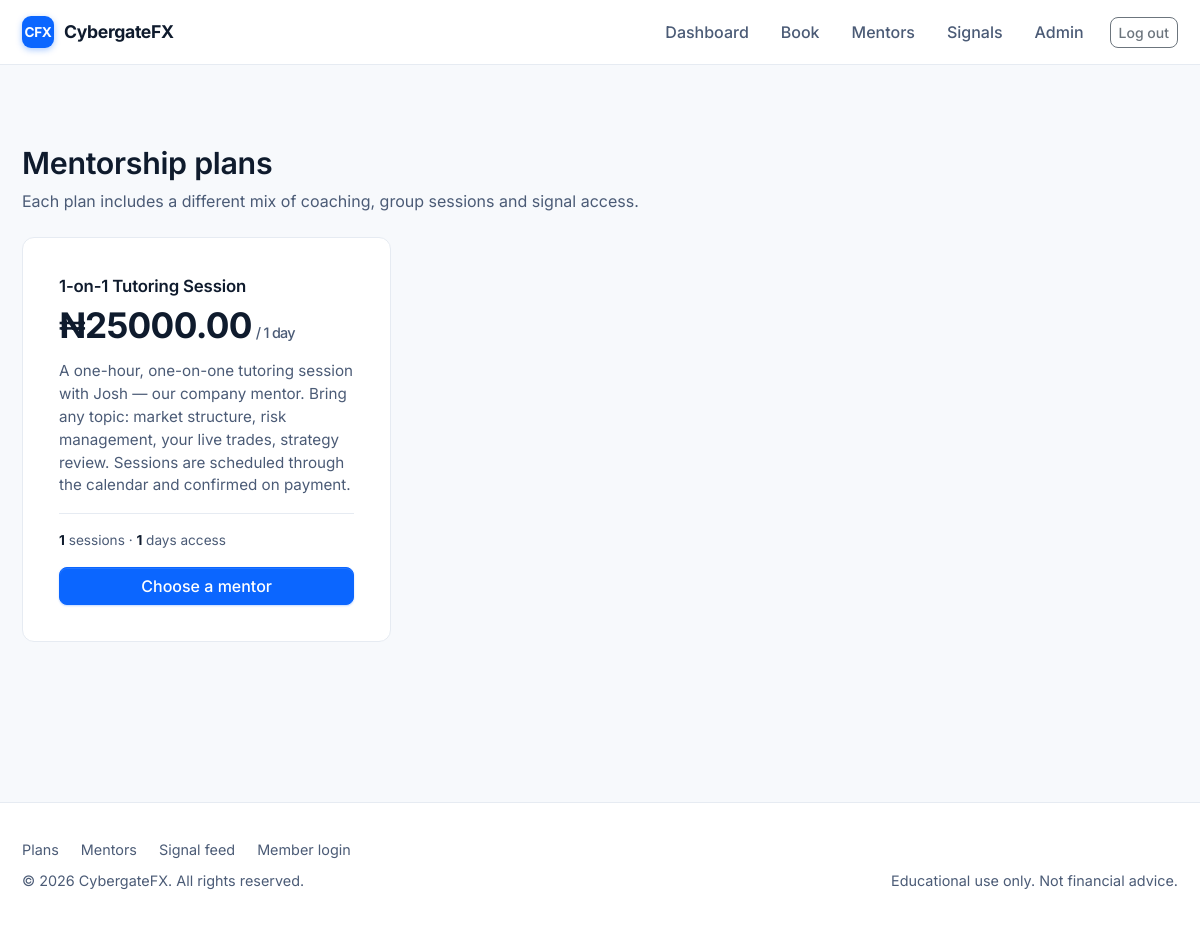
The app's page /plans/ (signed in) with its own data.
### mentors/models.py (models this page shows, shortened)
class MentorshipPlan(models.Model):
    name = models.CharField(max_length=80)
    price = models.DecimalField(max_digits=8, decimal_places=2)
    description = models.TextField()
    duration_days = models.PositiveIntegerField(
        help_text='How many days the plan is valid after purchase.'
    )
    sessions_included = models.PositiveIntegerField(
        default=0,
        help_text='Number of mentoring sessions included (0 for signal-only plans).'
    )
    class Meta:
        ordering = ['price']

### mentors/views.py (the view)
# urls.py: path('plans/', PlanListView.as_view(), name='plans'),
class PlanListView(ListView):
    model = MentorshipPlan
    template_name = 'mentors/plans.html'
    context_object_name = 'plans'

### templates/mentors/plans.html (shortened to what this page needs)
{% extends 'base.html' %}
{% block content %}
<section class="cfx-section">
  <div class="container">
    <div class="cfx-page-head">
      <div>
        <h2>Mentorship plans</h2>
        <p class="head-sub">Each plan includes a different mix of coaching, group sessions and signal access.</p>
      </div>
    </div>
    <div class="row g-4">
      {% for plan in plans %}
        <div class="col-md-6 col-lg-4">
          <div class="cfx-plan-card">
            <div class="plan-name">{{ plan.name }}</div>
            <div class="plan-price">
              ₦{{ plan.price }}<small>/ {{ plan.duration_days }} day{{ plan.duration_days|pluralize }}</small>
            </div>
            <p class="plan-desc">{{ plan.description }}</p>
            <div class="plan-meta">
              <strong>{{ plan.sessions_included }}</strong> sessions &middot;
              <strong>{{ plan.duration_days }}</strong> days access
            </div>
            {% if user.is_authenticated %}
              <a href="{% url 'mentors:mentor_list' %}" class="btn btn-primary w-100 plan-cta">Choose a mentor</a>
            {% else %}
              <a href="{% url 'accounts:signup' %}" class="btn btn-primary w-100 plan-cta">Sign up to start</a>
            {% endif %}
          </div>
        </div>
      {% empty %}
        <p class="text-muted">No plans available yet.</p>
      {% endfor %}
    </div>
  </div>
</section>
{% endblock %}

### static/css/site.css (style rules this page uses)
:root { --brand: #0b66ff; --brand-dark: #0750c2; --brand-soft: #e8f1ff; --ink: #0f1b2d; --ink-soft: #4b5b76; --line: #e6ebf2; --line-strong: #d2dae6; --surface: #ffffff; --surface-alt: #f7f9fc; --surface-3: #eef2f8; --success: #1aa179; --warning: #c97a00; --danger: #c0392b; --radius: 12px; --radius-sm: 8px; --radius-lg: 18px; --shadow-sm: 0 1px 2px rgba(15,27,45,.06), 0 1px 1px rgba(15,27,45,.04); --shadow-md: 0 8px 24px rgba(15,27,45,.08); --shadow-lg: 0 18px 48px rgba(15,27,45,.12); --container-max: 1180px; --space-1: 6px; --space-2: 10px; --space-3: 16px; --space-4: 24px; --space-5: 36px; --space-6: 56px; --space-7: 80px; }
*, *::before, *::after { box-sizing: border-box; }
html, body { background: var(--surface-alt); color: var(--ink); font-family: 'Inter', -apple-system, BlinkMacSystemFont, 'Segoe UI', Roboto, sans-serif; font-feature-settings: 'cv11', 'ss01'; -webkit-font-smoothing: antialiased; -moz-osx-font-smoothing: grayscale; }
body { line-height: 1.5; }
h1, h2, h3, h4, h5 { color: var(--ink); font-weight: 600; letter-spacing: -0.01em; margin-top: 0; }
a { color: var(--brand); text-decoration: none; }
.container, .container-md, .container-lg { max-width: var(--container-max); }
.btn { font-weight: 500; border-radius: 8px; }
.btn-primary { background: var(--brand); border-color: var(--brand); box-shadow: 0 1px 0 rgba(255,255,255,.1) inset, 0 1px 2px rgba(11,102,255,.25); }
.cfx-section { padding: var(--space-7) 0; }
.cfx-section h2 { font-size: 1.9rem; margin-bottom: 8px; }
.cfx-plan-card { background: var(--surface); border: 1px solid var(--line); border-radius: var(--radius); padding: var(--space-5); transition: border-color .15s, box-shadow .15s, transform .15s; height: 100%; display: flex; flex-direction: column; position: relative; }
.cfx-plan-card .plan-name { font-size: 1.05rem; font-weight: 600; margin-bottom: 6px; letter-spacing: -0.01em; }
.cfx-plan-card .plan-price { font-size: 2.2rem; font-weight: 700; letter-spacing: -0.02em; line-height: 1.1; margin-bottom: var(--space-3); }
.cfx-plan-card .plan-price small { font-size: 0.9rem; font-weight: 500; color: var(--ink-soft); margin-left: 4px; }
.cfx-plan-card .plan-desc { color: var(--ink-soft); flex-grow: 1; margin: 0 0 var(--space-3); font-size: 0.95rem; }
.cfx-plan-card .plan-meta { font-size: 0.85rem; color: var(--ink-soft); margin-bottom: var(--space-3); padding-top: var(--space-3); border-top: 1px solid var(--line); }
.cfx-plan-card .plan-meta strong { color: var(--ink); }
.cfx-plan-card .plan-cta { margin-top: auto; }
.cfx-page-head { display: flex; align-items: flex-end; justify-content: space-between; flex-wrap: wrap; gap: var(--space-2); margin-bottom: var(--space-4); }
.cfx-page-head .head-sub { color: var(--ink-soft); margin: 4px 0 0; }

### records on screen
MentorshipPlan: name "1-on-1 Tutoring Session", price "25000.00", duration_days "1", description "A one-hour, one-on-one tutoring session with Josh — our company mentor. Bring any topic: market structure, risk management, your live trades, strategy review. Sessions are scheduled through the calendar and confirmed on payment.", sessions_included "1"
